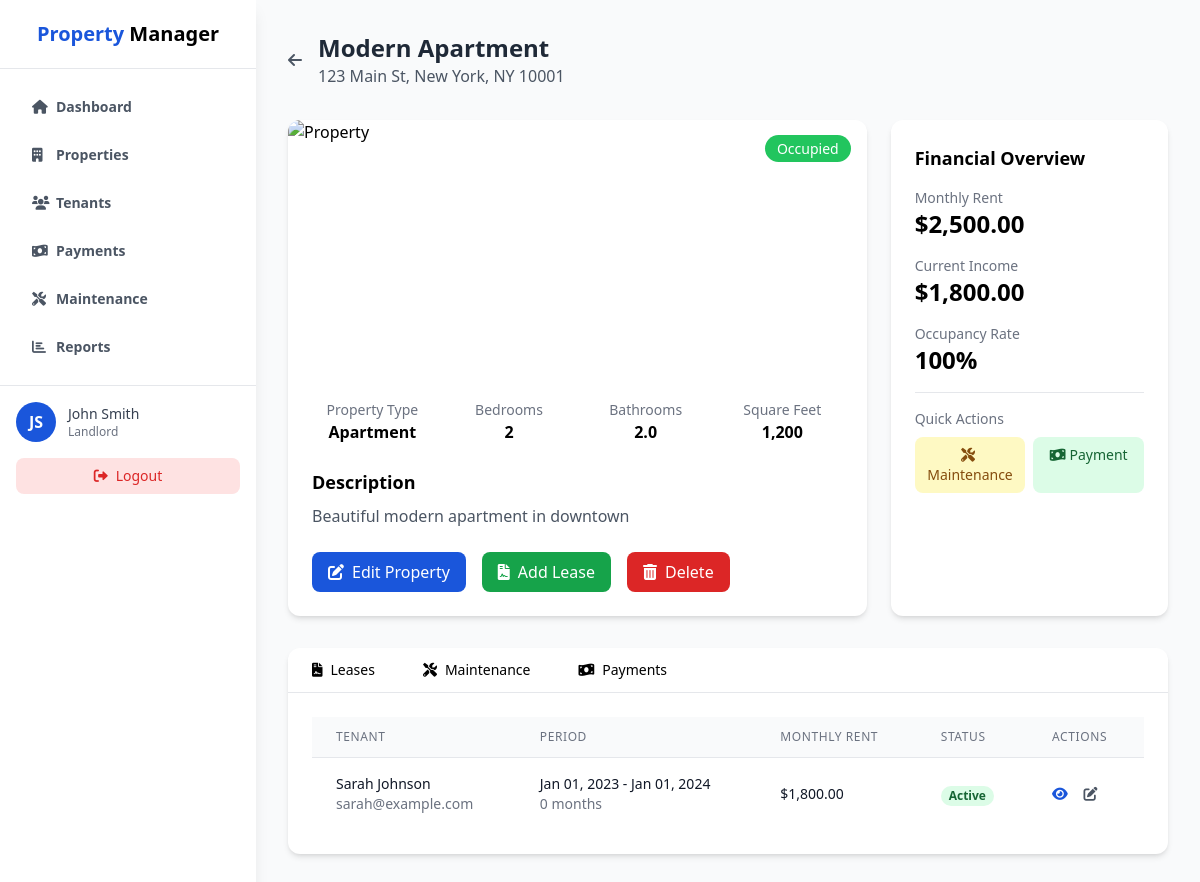
The app's page /admin/property_details.php?id=1 (signed in) with its own data.
### tables this page shows
CREATE TABLE properties (
    property_id INT AUTO_INCREMENT PRIMARY KEY,
    landlord_id INT NOT NULL,
    property_name VARCHAR(100) NOT NULL,
    address VARCHAR(255) NOT NULL,
    city VARCHAR(50) NOT NULL,
    state VARCHAR(50) NOT NULL,
    zip_code VARCHAR(20) NOT NULL,
    property_type ENUM('apartment', 'house', 'condo', 'studio', 'commercial') NOT NULL,
    bedrooms INT,
    bathrooms DECIMAL(3,1),
    square_feet INT,
    monthly_rent DECIMAL(10,2) NOT NULL,
    description TEXT,
    status ENUM('vacant', 'occupied', 'maintenance') DEFAULT 'vacant',
    created_at TIMESTAMP DEFAULT CURRENT_TIMESTAMP,
    updated_at TIMESTAMP DEFAULT CURRENT_TIMESTAMP ON UPDATE CURRENT_TIMESTAMP,
    FOREIGN KEY (landlord_id) REFERENCES users(user_id) ON DELETE CASCADE
);

CREATE TABLE leases (
    lease_id INT AUTO_INCREMENT PRIMARY KEY,
    property_id INT NOT NULL,
    unit_id INT,
    tenant_id INT NOT NULL,
    start_date DATE NOT NULL,
    end_date DATE NOT NULL,
    monthly_rent DECIMAL(10,2) NOT NULL,
    security_deposit DECIMAL(10,2) NOT NULL,
    payment_due_day INT NOT NULL DEFAULT 1,
    status ENUM('active', 'expired', 'terminated') DEFAULT 'active',
    created_at TIMESTAMP DEFAULT CURRENT_TIMESTAMP,
    updated_at TIMESTAMP DEFAULT CURRENT_TIMESTAMP ON UPDATE CURRENT_TIMESTAMP,
    FOREIGN KEY (property_id) REFERENCES properties(property_id) ON DELETE CASCADE,
    FOREIGN KEY (unit_id) REFERENCES units(unit_id) ON DELETE SET NULL,
    FOREIGN KEY (tenant_id) REFERENCES users(user_id) ON DELETE CASCADE
);

CREATE TABLE users (
    user_id INT AUTO_INCREMENT PRIMARY KEY,
    email VARCHAR(100) UNIQUE NOT NULL,
    password VARCHAR(255) NOT NULL,
    first_name VARCHAR(50) NOT NULL,
    last_name VARCHAR(50) NOT NULL,
    phone VARCHAR(20),
    role ENUM('landlord', 'tenant', 'admin') NOT NULL,
    created_at TIMESTAMP DEFAULT CURRENT_TIMESTAMP,
    updated_at TIMESTAMP DEFAULT CURRENT_TIMESTAMP ON UPDATE CURRENT_TIMESTAMP
);

### admin/property_details.php (the view, shortened to what the rows shown need)
<?php
require_once '../includes/functions.php';
$userId = $_SESSION['user_id'];
$propertyId = (int)$_GET['id'];
function getPropertyDetails($propertyId, $landlordId) {
    global $pdo;
    $stmt = $pdo->prepare("
        SELECT * FROM properties
        WHERE property_id = :propertyId AND landlord_id = :landlordId
    ");
    $stmt->execute([
        'propertyId' => $propertyId,
        'landlordId' => $landlordId
    ]);
    return $stmt->fetch();
}
function getPropertyLeases($propertyId) {
    global $pdo;
    $stmt = $pdo->prepare("
        SELECT l.*, u.first_name, u.last_name, u.email, u.phone
        FROM leases l
        JOIN users u ON l.tenant_id = u.user_id
        WHERE l.property_id = :propertyId
        ORDER BY l.status ASC, l.end_date DESC
    ");
    $stmt->execute(['propertyId' => $propertyId]);
    return $stmt->fetchAll();
}
$property = getPropertyDetails($propertyId, $userId);
$leases = getPropertyLeases($propertyId);
$occupancyRate = 0;
if (!empty($leases)) {
    $activeLeases = array_filter($leases, function($lease) {
        return $lease['status'] === 'active';
    });
    $occupancyRate = count($activeLeases) > 0 ? 100 : 0;
}
?>
<!DOCTYPE html>
<html lang="en">
<head>
    <script src="https://cdn.tailwindcss.com"></script>
    <link rel="stylesheet" href="https://cdnjs.cloudflare.com/ajax/libs/font-awesome/6.0.0/css/all.min.css">
</head>
<body class="bg-gray-50">
    <?php include 'admin_sidebar.php'; ?>
    <div class="ml-64 p-8">
        <div class="flex items-center mb-8">
            <div>
                <h2 class="text-2xl font-bold text-gray-800"><?php echo htmlspecialchars($property['property_name']); ?></h2>
                <p class="text-gray-600"><?php echo htmlspecialchars($property['address']); ?>, <?php echo htmlspecialchars($property['city']); ?>, <?php echo htmlspecialchars($property['state']); ?> <?php echo htmlspecialchars($property['zip_code']); ?></p>
            </div>
        </div>
        <div class="grid grid-cols-1 lg:grid-cols-3 gap-6 mb-8">
            <div class="lg:col-span-2 bg-white rounded-xl shadow-md overflow-hidden">
                <div class="p-6">
                    <div class="grid grid-cols-2 md:grid-cols-4 gap-4 mb-6">
                        <div class="text-center">
                            <p class="text-gray-500 text-sm">Property Type</p>
                            <p class="font-semibold capitalize"><?php echo htmlspecialchars($property['property_type']); ?></p>
                        </div>
                        <div class="text-center">
                            <p class="text-gray-500 text-sm">Bedrooms</p>
                            <p class="font-semibold"><?php echo $property['bedrooms'] ?: 'N/A'; ?></p>
                        </div>
                        <div class="text-center">
                            <p class="text-gray-500 text-sm">Bathrooms</p>
                            <p class="font-semibold"><?php echo $property['bathrooms'] ?: 'N/A'; ?></p>
                        </div>
                        <div class="text-center">
                            <p class="text-gray-500 text-sm">Square Feet</p>
                            <p class="font-semibold"><?php echo $property['square_feet'] ? number_format($property['square_feet']) : 'N/A'; ?></p>
                        </div>
                    </div>
                    <h3 class="text-lg font-semibold mb-2">Description</h3>
                    <p class="text-gray-600 mb-6">
                        <?php echo !empty($property['description']) ? nl2br(htmlspecialchars($property['description'])) : 'No description available.'; ?>
                    </p>
                    <div class="flex space-x-4">
                        <a href="edit_property.php?id=<?php echo $property['property_id']; ?>" class="bg-primary text-white px-4 py-2 rounded-lg hover:bg-blue-700">
                        </a>
                        <a href="add_lease.php?property_id=<?php echo $property['property_id']; ?>" class="bg-green-600 text-white px-4 py-2 rounded-lg hover:bg-green-700">
                        </a>
                        <button onclick="confirmDelete(<?php echo $property['property_id']; ?>)" class="bg-red-600 text-white px-4 py-2 rounded-lg hover:bg-red-700">
                        </button>
                    </div>
                </div>
            </div>
            <div class="bg-white rounded-xl shadow-md p-6">
                <div class="space-y-4">
                    <div>
                        <p class="text-gray-500 text-sm">Monthly Rent</p>
                        <p class="text-2xl font-semibold">$<?php echo number_format($property['monthly_rent'], 2); ?></p>
                    </div>
                    <div>
                        <p class="text-gray-500 text-sm">Occupancy Rate</p>
                        <p class="text-2xl font-semibold"><?php echo $occupancyRate; ?>%</p>
                    </div>
                </div>
            </div>
        </div>
        <div class="bg-white rounded-xl shadow-md overflow-hidden mb-8">
            <div id="leasesContent" class="tab-content p-6">
                <?php if (empty($leases)): ?>
                    <div class="text-center py-8 text-gray-500">
                        <p>No leases found for this property.</p>
                        <a href="add_lease.php?property_id=<?php echo $property['property_id']; ?>" class="inline-block mt-4 bg-primary text-white px-4 py-2 rounded-lg hover:bg-blue-700">
                            <i class="fas fa-plus mr-2"></i>Add New Lease
                        </a>
                    </div>
                <?php else: ?>
                    <div class="overflow-x-auto">
                        <table class="min-w-full divide-y divide-gray-200">
                            <thead>
                                <tr>
                                    <th class="px-6 py-3 bg-gray-50 text-left text-xs font-medium text-gray-500 uppercase tracking-wider">Tenant</th>
                                    <th class="px-6 py-3 bg-gray-50 text-left text-xs font-medium text-gray-500 uppercase tracking-wider">Period</th>
                                    <th class="px-6 py-3 bg-gray-50 text-left text-xs font-medium text-gray-500 uppercase tracking-wider">Monthly Rent</th>
                                    <th class="px-6 py-3 bg-gray-50 text-left text-xs font-medium text-gray-500 uppercase tracking-wider">Status</th>
                                    <th class="px-6 py-3 bg-gray-50 text-left text-xs font-medium text-gray-500 uppercase tracking-wider">Actions</th>
                                </tr>
                            </thead>
                            <tbody class="bg-white divide-y divide-gray-200">
                                <?php foreach ($leases as $lease): ?>
                                    <tr>
                                        <td class="px-6 py-4 whitespace-nowrap">
                                            <div class="flex items-center">
                                                <div>
                                                    <div class="text-sm font-medium text-gray-900">
                                                        <?php echo htmlspecialchars($lease['first_name'] . ' ' . $lease['last_name']); ?>
                                                    </div>
                                                    <div class="text-sm text-gray-500">
                                                        <?php echo htmlspecialchars($lease['email']); ?>
                                                    </div>
                                                </div>
                                            </div>
                                        </td>
                                        <td class="px-6 py-4 whitespace-nowrap">
                                            <div class="text-sm text-gray-900">
                                                <?php echo date('M d, Y', strtotime($lease['start_date'])); ?> -
                                                <?php echo date('M d, Y', strtotime($lease['end_date'])); ?>
                                            </div>
                                            <div class="text-sm text-gray-500">
                                                <?php
                                                    $startDate = new DateTime($lease['start_date']);
                                                    $endDate = new DateTime($lease['end_date']);
                                                    $interval = $startDate->diff($endDate);
                                                    echo $interval->format('%m months');
                                                ?>
                                            </div>
                                        </td>
                                        <td class="px-6 py-4 whitespace-nowrap">
                                            <div class="text-sm text-gray-900">$<?php echo number_format($lease['monthly_rent'], 2); ?></div>
                                        </td>
                                        <td class="px-6 py-4 whitespace-nowrap">
                                            <?php if ($lease['status'] === 'active'): ?>
                                                <span class="px-2 inline-flex text-xs leading-5 font-semibold rounded-full bg-green-100 text-green-800">
                                                    Active
                                                </span>
                                            <?php elseif ($lease['status'] === 'expired'): ?>
                                                <span class="px-2 inline-flex text-xs leading-5 font-semibold rounded-full bg-gray-100 text-gray-800">
                                                    Expired
                                                </span>
                                            <?php else: ?>
                                                <span class="px-2 inline-flex text-xs leading-5 font-semibold rounded-full bg-red-100 text-red-800">
                                                    Terminated
                                                </span>
                                            <?php endif; ?>
                                        </td>
                                        <td class="px-6 py-4 whitespace-nowrap text-sm text-gray-500">
                                            <a href="lease_details.php?id=<?php echo $lease['lease_id']; ?>" class="text-primary hover:text-blue-700 mr-3">
                                                <i class="fas fa-eye"></i>
                                            </a>
                                            <a href="edit_lease.php?id=<?php echo $lease['lease_id']; ?>" class="text-gray-600 hover:text-gray-900 mr-3">
                                                <i class="fas fa-edit"></i>
                                            </a>
                                        </td>
                                    </tr>
                                <?php endforeach; ?>
                            </tbody>
                        </table>
                    </div>
                <?php endif; ?>
            </div>
        </div>
    </div>
</body>
</html>

### records on screen
properties: property_name "Modern Apartment", address "123 Main St", city "New York", state "NY", zip_code "10001", property_type "Apartment", bedrooms "2", bathrooms "2.0", square_feet "1,200", description "Beautiful modern apartment in downtown", monthly_rent "2,500.00"
leases: status "100", tenant.last_name "Sarah Johnson", tenant.email "sarah@example.com", start_date "Jan 01, 2023", end_date "Jan 01, 2024", $interval->format('%m months') "0 months", monthly_rent "1,800.00", shows "Active"

### other values on screen
substr($_SESSION['first_name'], 0, 1) "J"
substr($_SESSION['last_name'], 0, 1) "S"
$_SESSION['first_name'] . ' ' . $_SESSION['last_name'] "John Smith"
$_SESSION['role'] "Landlord"
$monthlyIncome "1,800.00"
